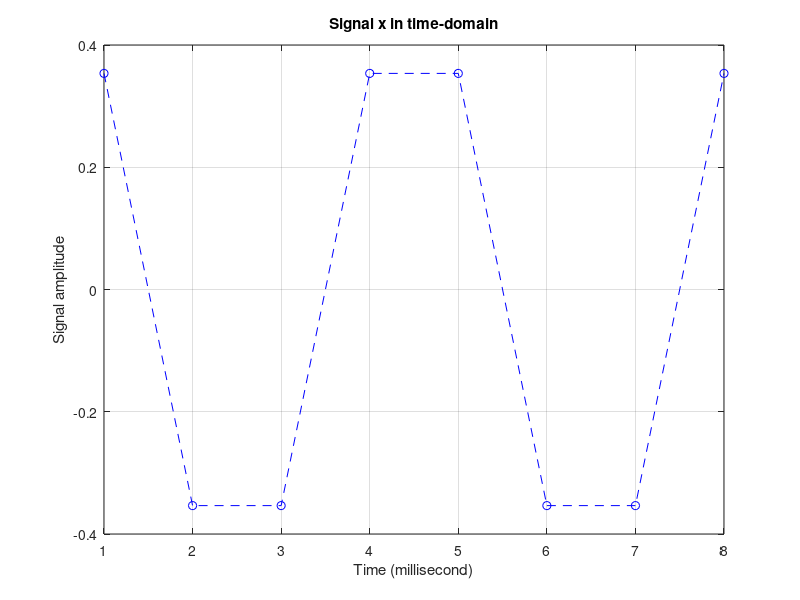
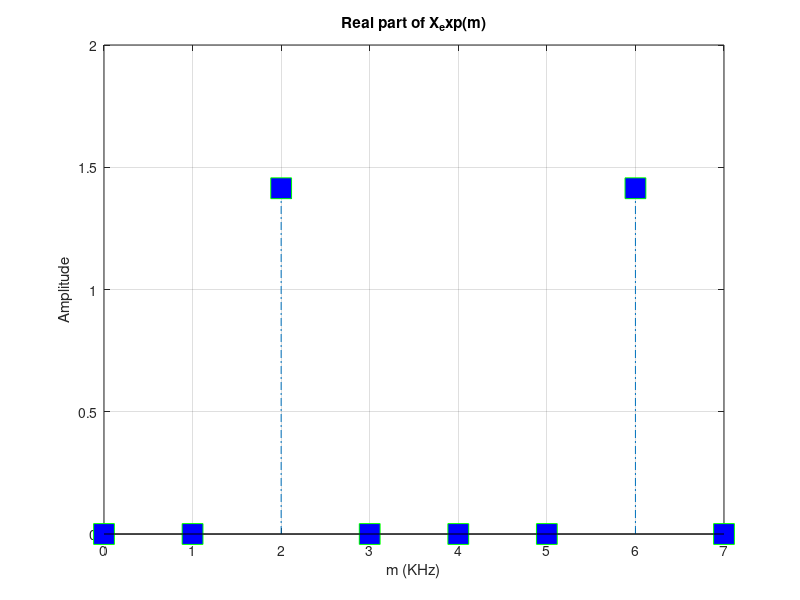
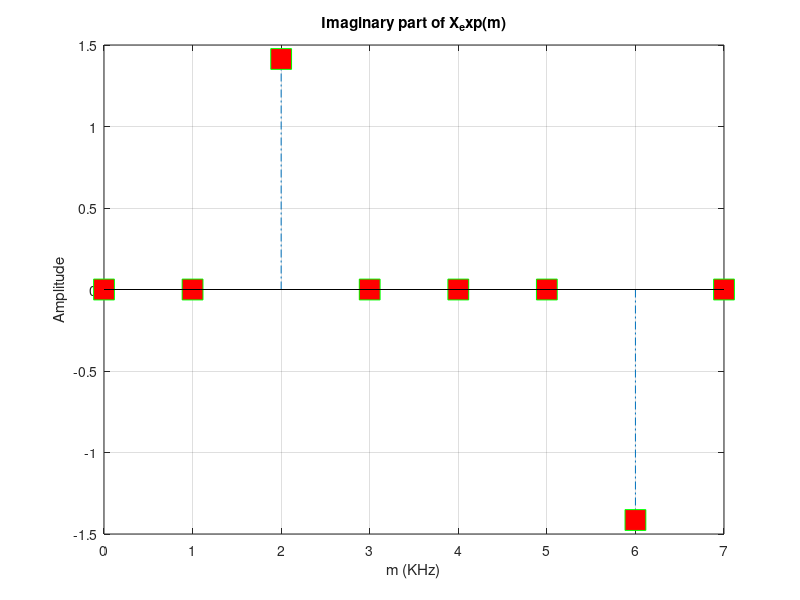
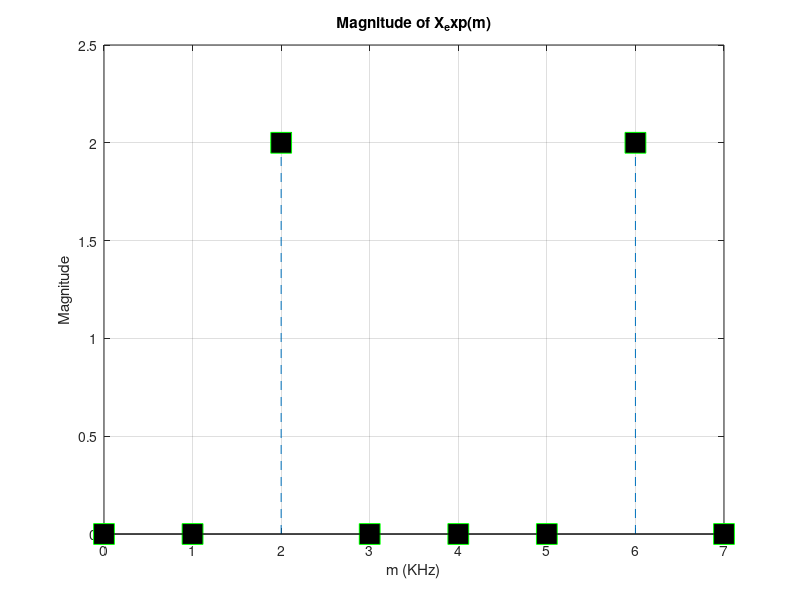

MATLAB code to generate these figures, in order:

%% A DFT example (using exponential form of DFT equation)
clc;   clear;   close all;
DFT_points = 8;
j = sqrt(-1);
Fs = 8*1e3;         % Sampling frequency 8KHz
Ts = 1/Fs;
i = 1;
x2 = [];
for n = 1:DFT_points
    m = n-1;
    x2(i) = 0.5*sin(2*pi*2000*m*Ts+(3*pi/4));
    i = i + 1;
end
t = 1:DFT_points;
% Plot first N discrete values of continuous signal x :
   figure(1);   plot(t,x2,'b--o');   grid on;
   xlabel('Time (millisecond)');     ylabel('Signal amplitude')
   title('Signal x in time-domain');   zoom xon;


N = DFT_points;   % The number of samples of input sequence- x and the number of frequency points in the DFT output  

%% DFT using Matlab builtin function: 

% n_1 = length(x);
% dft_matlab = x*dftmtx(n_1);


%% DFT using exponential equation:
X_exp = zeros(N,1);     Xe_real = zeros(N,1);     Xe_imag = zeros(N,1);
X2_mag = zeros(N,1);    Xe_ang_rad = zeros(N,1);  Xe_ang_deg = zeros(N,1);
for m = 1:DFT_points
    X_1 = zeros(N,1);   
    m_e = m - 1;
    for ii = 1:N
        n = ii-1;   
        X_p1 = [];   
        X_p1 = x2(1,ii)*exp((-j*2*pi*n*m_e)/N);                    
        X_1(ii,1) = X_p1;  
    end
    X_exp(m,1) = sum(X_1(:,1));
    Xe_real(m,1) = real(X_exp(m,1));
        if Xe_real(m,1) > 0 && Xe_real(m,1) < 1e-10
           Xe_real(m,1) = 0;  
        end  
        if Xe_real(m,1) < 0 && Xe_real(m,1) > -1e-10
           Xe_real(m,1) = 0;  
        end
    Xe_imag(m,1) = imag(X_exp(m,1));
        if Xe_imag(m,1) > 0 && Xe_imag(m,1) < 1e-10
           Xe_imag(m,1) = 0;  
        end  
        if Xe_imag(m,1) < 0 && Xe_imag(m,1) > -1e-10
           Xe_imag(m,1) = 0;  
        end
    X2_mag(m,1) = sqrt(Xe_real(m,1).^2 + Xe_imag(m,1).^2);
    Xe_ang_rad(m,1) = atan(Xe_imag(m,1)/Xe_real(m,1));     Xe_ang_rad(isnan(Xe_ang_rad)) = 0;
    Xe_ang_deg(m,1) = (180/3.14159)*Xe_ang_rad(m,1); 
end

mf = 0:DFT_points-1;
figure(2); 
stem(mf,Xe_real,'LineStyle','-.',...
     'MarkerSize',15,'Marker','s',...
     'MarkerFaceColor','blue',...
     'MarkerEdgeColor','green')
grid on;
title('Real part of X_exp(m)')
xlabel('m (KHz)')
ylabel('Amplitude')

figure(3);
stem(mf,Xe_imag,'LineStyle','-.',...
     'MarkerSize',15,'Marker','s',...
     'MarkerFaceColor','red',...
     'MarkerEdgeColor','green')
grid on;
title('Imaginary part of X_exp(m)')
xlabel('m (KHz)')
ylabel('Amplitude')

figure(4); 
stem(mf,X2_mag,'LineStyle','--',...
     'MarkerSize',15,'Marker','s',...
     'MarkerFaceColor','black',...
     'MarkerEdgeColor','green')
grid on;
title('Magnitude of X_exp(m)')
xlabel('m (KHz)')
ylabel('Magnitude')

figure(5); 
stem(mf,Xe_ang_deg,'LineStyle','--',...
     'MarkerSize',15,'Marker','s',...
     'MarkerFaceColor','cyan',...
     'MarkerEdgeColor','green')
grid on;
title('Phase angle of X_exp(m)')
xlabel('m (KHz)')
ylabel('Degree')

save X2_mag X2_mag;

